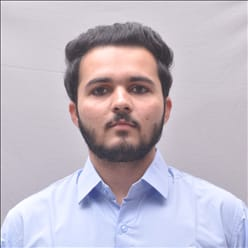
#> input picture my_photo.jpg, 248 x 248 px
$ jupyter execute img_sharpning.ipynb
#> lines starting #> are read from the running program, lines starting #| are printed output that depends on the picture
[cell 1]
# image sharpning

import cv2
import matplotlib.pyplot as plt
import numpy as np

img = cv2.imread("my_photo.jpg")
#> img is the input picture: shape (248, 248, 3); mean B, G, R 195.9, 184.3, 192
img = cv2.cvtColor(img,cv2.COLOR_BGR2RGB)

k1 = np.array([[-1,-1,-1],[-1,10,-1],[-1,-1,-1]])
k2 = np.array([[1,1,1],[1,-7,1],[1,1,1]])
k4 = np.array([[0,-1,0],[-1,5,-1],[0,-1,0]])

k1_img = cv2.filter2D(img,-1,k1)
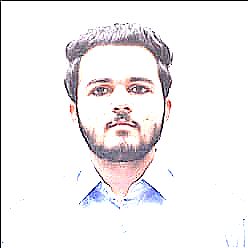
#> k1_img: shape (248, 248, 3); mean R, G, B 242.5, 239.2, 240.8
k2_img = cv2.filter2D(img,-1,k2)
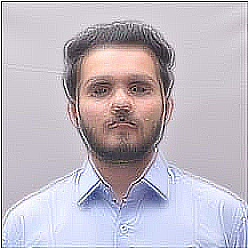
#> k2_img: shape (248, 248, 3); mean R, G, B 190.9, 183.4, 194.4
k4_img = cv2.filter2D(img,-1,k4)
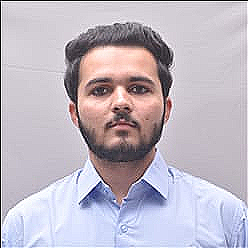
#> k4_img: shape (248, 248, 3); mean R, G, B 190.9, 183.3, 194.4

plt.figure(figsize=(10,6))
plt.subplot(2,3,1),plt.imshow(img),plt.title("Source img"),plt.axis("off")
plt.subplot(2,3,2),plt.imshow(k1_img),plt.title("k1_img img"),plt.axis("off")
plt.subplot(2,3,3),plt.imshow(k2_img),plt.title("k2_img img"),plt.axis("off")
plt.subplot(2,3,4),plt.imshow(k4_img),plt.title("k4_img img"),plt.axis("off")
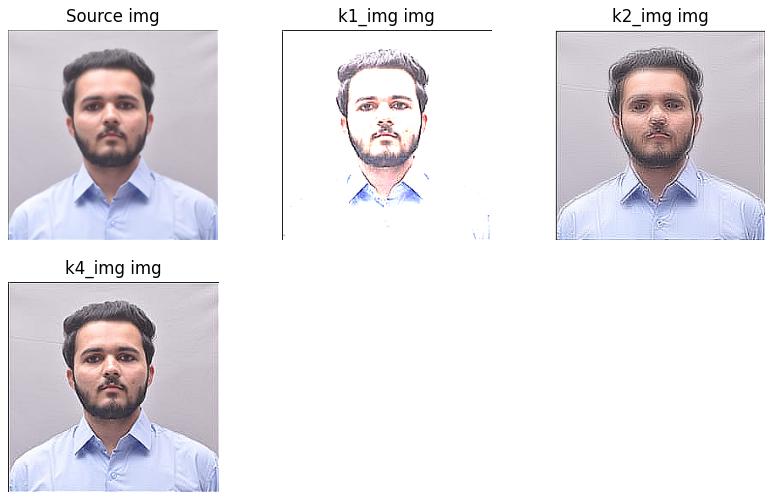
#> figure drawn by matplotlib, 4 panels
